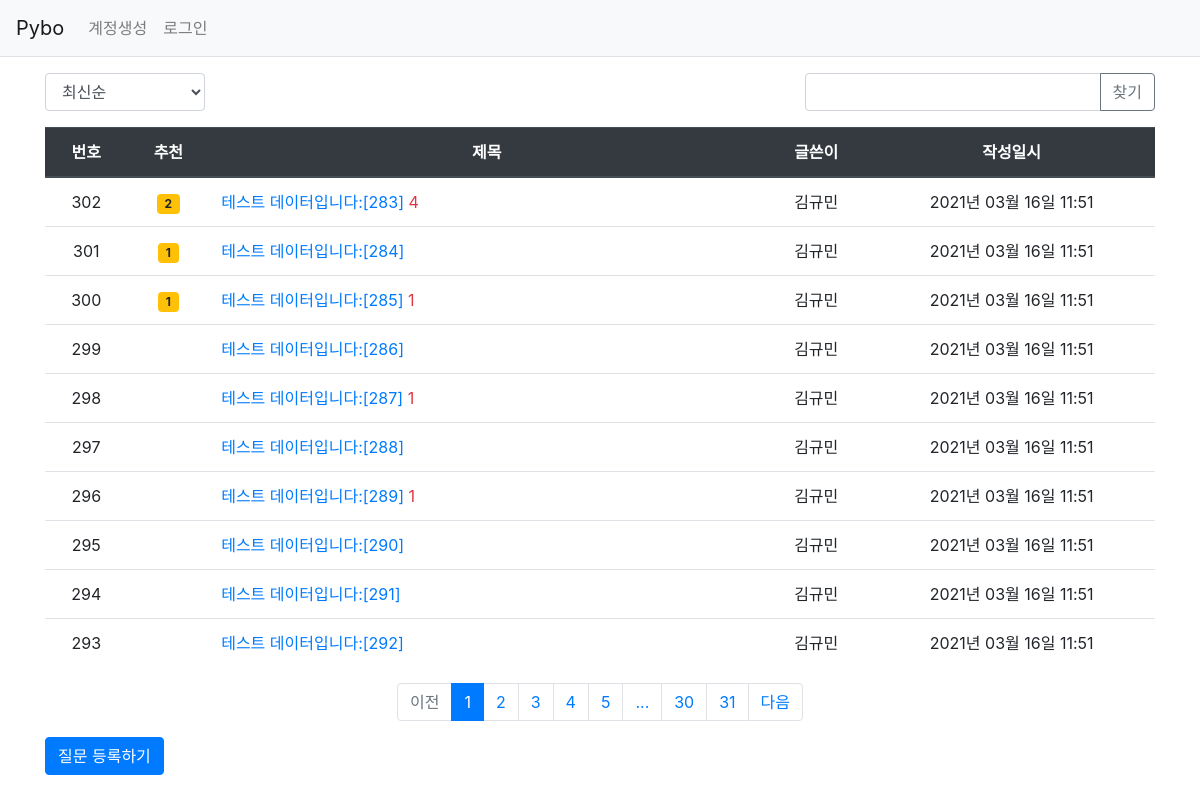
Page /question/list/ on the committed database.
### pybo/models.py (models this page shows)
class Question(db.Model):
    id = db.Column(db.Integer, primary_key=True)
    subject = db.Column(db.String(200), nullable=False)
    content = db.Column(db.Text(), nullable=False)
    create_date = db.Column(db.DateTime(), nullable=False)
    user_id = db.Column(db.Integer, db.ForeignKey('user.id', ondelete='CASCADE'), nullable=False)
    user = db.relationship('User', backref=db.backref('question_set'))
    modify_date = db.Column(db.DateTime(), nullable=True)
    voter = db.relationship('User', secondary=question_voter, backref=db.backref('question_voter_set'))

class User(db.Model):
    id = db.Column(db.Integer, primary_key=True)
    username = db.Column(db.String(150), unique=True, nullable=False)
    password = db.Column(db.String(200), nullable=False)
    email = db.Column(db.String(120), unique=True, nullable=False)

### pybo/views/question_views.py (the view, shortened to what this page needs)
@bp.route('/list/')
def _list():
    page = request.args.get('page', type=int, default=1)
    kw = request.args.get('kw', type=str, default='')
    so = request.args.get('so', type=str, default='recent')
    if so == 'recommend':
        sub_query = db.session.query(question_voter.c.question_id, func.count('*').label('num_voter')) \
            .group_by(question_voter.c.question_id).subquery()
        question_list = Question.query \
            .outerjoin(sub_query, Question.id == sub_query.c.question_id) \
            .order_by(sub_query.c.num_voter.desc(), Question.create_date.desc())
    elif so == 'popular':
        sub_query = db.session.query(Answer.question_id, func.count('*').label('num_answer')) \
            .group_by(Answer.question_id).subquery()
        question_list = Question.query \
            .outerjoin(sub_query, Question.id == sub_query.c.question_id) \
            .order_by(sub_query.c.num_answer.desc(), Question.create_date.desc())
    else:  # recent
        question_list = Question.query.order_by(Question.create_date.desc())
    question_list = question_list.paginate(page, per_page=10)
    return render_template('question/question_list.html', question_list=question_list, page=page, kw=kw, so=so)

### pybo/filter.py (called while the page is built)
def format_datetime(value, fmt='%Y년 %m월 %d일 %H:%M'):
    return value.strftime(fmt)

### pybo/views/auth_views.py (called while the page is built)
@bp.before_app_request
def load_logged_in_user():
    user_id = session.get('user_id')
    if user_id is None:
        g.user = None
    else:
        g.user = User.query.get(user_id)

### pybo/templates/question/question_list.html (shortened to what this page needs)
{% extends 'base.html' %}
{% block content %}
<div class="container my-3">
    <div class="row justify-content-between my-3">
        <div class="col-2">
            <select class="form-control so">
                <option value="recent" {% if so=='recent' %}selected{% endif %}>최신순</option>
            </select>
        </div>
        <div class="col-4 input-group">
            <input type="text" class="form-control kw" value="{{ kw or '' }}">
            <div class="input-group-append">
                <button class="btn btn-outline-secondary" type="button" id="btn_search">찾기</button>
            </div>
        </div>
    </div>
    <table class="table">
        <thead>
        <tr class="text-center thead-dark">
            <th>번호</th>
            <th>추천</th>
            <th style="width:50%">제목</th>
            <th>글쓴이</th>
            <th>작성일시</th>
        </tr>
        </thead>
        <tbody>
        {% if question_list %}
        {% for question in question_list.items %}
        <tr class="text-center">
            <td>{{ question_list.total - ((question_list.page-1) * question_list.per_page) - loop.index0 }}</td>
            <td>
                {% if question.voter|length > 0 %}
                <span class="badge badge-warning px-2 py-1">{{ question.voter|length }}</span>
                {% endif %}
            </td>
            <td class="text-left">
                <a href="{{ url_for('question.detail', question_id=question.id) }}">{{ question.subject }}</a>
                {% if question.answer_set|length > 0 %}
                <span class="text-danger" small m1-2">{{ question.answer_set|length }}</span>
                {% endif %}
            </td>
            <td>{{ question.user.username }}</td>
            <td>{{ question.create_date|datetime }}</td>
        </tr>
        {% endfor %}
        {% else %}
        <tr>
            <td colspan="3">질문이 없습니다.</td>
        </tr>
        {% endif %}
        </tbody>
    </table>
    <ul class="pagination justify-content-center">
        {% if question_list.has_prev %}
        <li class="page-item">
            <a class="page-link" data-page="{{ question_list.prev_num }}" href="#">이전</a>
        </li>
        {% else %}
        <li class="page-item disabled">
            <a class="page-link" tabindex="-1" aria-disabled="true" href="#">이전</a>
        </li>
        {% endif %}
        {% for page_num in question_list.iter_pages() %}
            {% if page_num %}
                {% if page_num != question_list.page %}
                <li class="page-item">
                    <a class="page-link" data-page="{{ page_num }}" href="#">{{ page_num }}</a>
                </li>
                {% else %}
                <li class="page-item active" aria-current="page">
                    <a class="page-link" href="#">{{ page_num }}</a>
                </li>
                {% endif %}
           {% else %}
                <li class="disabled">
                    <a class="page-link" href="#">...</a>
                </li>
           {% endif %}
        {% endfor %}
        {% if question_list.has_next %}
        <li class="page-item">
            <a class="page-link" data-page="{{ question_list.next_num }}" href="#">다음</a>
        </li>
        {% else %}
        <li class="page-item disabled">
            <a class="page-link" tabindex="-1" aria-disabled="true" href="#">다음</a>
        </li>
        {% endif %}
    </ul>
    <a href="{{ url_for('question.create') }}" class="btn btn-primary">질문 등록하기</a>
</div>
{% endblock %}

### rows in the picture
Question: total "302", voter|length "2", subject "테스트 데이터입니다:[283]", answer_set|length "4", user.username "김규민", create_date "2021년 03월 16일 11:51"
Question: total "301", voter|length "1", subject "테스트 데이터입니다:[284]", user.username "김규민", create_date "2021년 03월 16일 11:51"
Question: total "300", voter|length "1", subject "테스트 데이터입니다:[285]", answer_set|length "1", user.username "김규민", create_date "2021년 03월 16일 11:51"
Question: total "299", subject "테스트 데이터입니다:[286]", user.username "김규민", create_date "2021년 03월 16일 11:51"
Question: total "298", subject "테스트 데이터입니다:[287]", answer_set|length "1", user.username "김규민", create_date "2021년 03월 16일 11:51"
Question: total "297", subject "테스트 데이터입니다:[288]", user.username "김규민", create_date "2021년 03월 16일 11:51"
Question: total "296", subject "테스트 데이터입니다:[289]", answer_set|length "1", user.username "김규민", create_date "2021년 03월 16일 11:51"
Question: id "295", subject "테스트 데이터입니다:[290]", user.username "김규민", create_date "2021년 03월 16일 11:51"
Question: total "294", subject "테스트 데이터입니다:[291]", user.username "김규민", create_date "2021년 03월 16일 11:51"
Question: total "293", subject "테스트 데이터입니다:[292]", user.username "김규민", create_date "2021년 03월 16일 11:51"

### other values in the picture
{{ page_num }} "1"
{{ page_num }} "2" "3" "4" "5" "30" "31"
